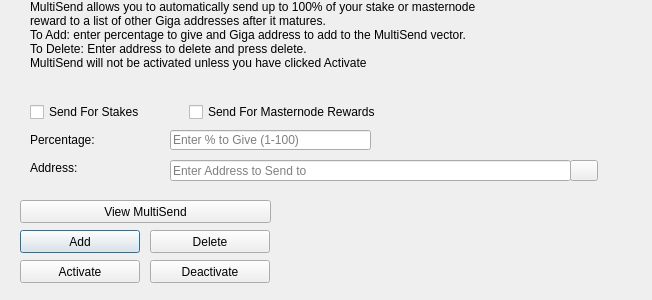
<?xml version="1.0" encoding="UTF-8"?>
<ui version="4.0">
 <class>MultiSendDialog</class>
 <widget class="QDialog" name="MultiSendDialog">
  <property name="windowModality">
   <enum>Qt::NonModal</enum>
  </property>
  <property name="geometry">
   <rect>
    <x>0</x>
    <y>0</y>
    <width>652</width>
    <height>300</height>
   </rect>
  </property>
  <property name="windowTitle">
   <string>MultiSend</string>
  </property>
  <widget class="QLineEdit" name="multiSendPercentEdit">
   <property name="geometry">
    <rect>
     <x>170</x>
     <y>130</y>
     <width>201</width>
     <height>20</height>
    </rect>
   </property>
   <property name="toolTip">
    <string>Enter whole numbers 1 - 100</string>
   </property>
   <property name="placeholderText">
    <string>Enter % to Give (1-100)</string>
   </property>
  </widget>
  <widget class="QLineEdit" name="multiSendAddressEdit">
   <property name="geometry">
    <rect>
     <x>170</x>
     <y>160</y>
     <width>401</width>
     <height>21</height>
    </rect>
   </property>
   <property name="toolTip">
    <string/>
   </property>
   <property name="placeholderText">
    <string>Enter Address to Send to</string>
   </property>
  </widget>
  <widget class="QLabel" name="label_2">
   <property name="geometry">
    <rect>
     <x>30</x>
     <y>0</y>
     <width>451</width>
     <height>121</height>
    </rect>
   </property>
   <property name="lineWidth">
    <number>1</number>
   </property>
   <property name="text">
    <string>MultiSend allows you to automatically send up to 100% of your stake or masternode reward to a list of other Giga addresses after it matures.
To Add: enter percentage to give and Giga address to add to the MultiSend vector.
To Delete: Enter address to delete and press delete.
MultiSend will not be activated unless you have clicked Activate</string>
   </property>
   <property name="alignment">
    <set>Qt::AlignLeading|Qt::AlignLeft|Qt::AlignTop</set>
   </property>
   <property name="wordWrap">
    <bool>true</bool>
   </property>
  </widget>
  <widget class="QLabel" name="message">
   <property name="geometry">
    <rect>
     <x>290</x>
     <y>200</y>
     <width>351</width>
     <height>91</height>
    </rect>
   </property>
   <property name="text">
    <string/>
   </property>
  </widget>
  <widget class="QPushButton" name="addButton">
   <property name="geometry">
    <rect>
     <x>20</x>
     <y>230</y>
     <width>120</width>
     <height>23</height>
    </rect>
   </property>
   <property name="toolTip">
    <string/>
   </property>
   <property name="statusTip">
    <string>Add to MultiSend Vector</string>
   </property>
   <property name="text">
    <string>Add</string>
   </property>
  </widget>
  <widget class="QPushButton" name="disableButton">
   <property name="geometry">
    <rect>
     <x>150</x>
     <y>260</y>
     <width>120</width>
     <height>23</height>
    </rect>
   </property>
   <property name="statusTip">
    <string>Deactivate MultiSend</string>
   </property>
   <property name="text">
    <string>Deactivate</string>
   </property>
  </widget>
  <widget class="QPushButton" name="addressBookButton">
   <property name="geometry">
    <rect>
     <x>570</x>
     <y>160</y>
     <width>28</width>
     <height>21</height>
    </rect>
   </property>
   <property name="toolTip">
    <string>Choose an address from the address book</string>
   </property>
   <property name="text">
    <string/>
   </property>
   <property name="icon">
    <iconset resource="../Giga.qrc">
     <normaloff>:/icons/address-book</normaloff>:/icons/address-book</iconset>
   </property>
   <property name="shortcut">
    <string>Alt+A</string>
   </property>
   <property name="autoDefault">
    <bool>false</bool>
   </property>
  </widget>
  <widget class="QLabel" name="label">
   <property name="geometry">
    <rect>
     <x>30</x>
     <y>130</y>
     <width>121</width>
     <height>20</height>
    </rect>
   </property>
   <property name="toolTip">
    <string>Percentage of stake to send</string>
   </property>
   <property name="text">
    <string>Percentage:</string>
   </property>
  </widget>
  <widget class="QLabel" name="label_5">
   <property name="geometry">
    <rect>
     <x>30</x>
     <y>160</y>
     <width>111</width>
     <height>16</height>
    </rect>
   </property>
   <property name="toolTip">
    <string>Address to send portion of stake to</string>
   </property>
   <property name="text">
    <string>Address:</string>
   </property>
  </widget>
  <widget class="QPushButton" name="deleteButton">
   <property name="geometry">
    <rect>
     <x>150</x>
     <y>230</y>
     <width>120</width>
     <height>23</height>
    </rect>
   </property>
   <property name="toolTip">
    <string/>
   </property>
   <property name="statusTip">
    <string>Delete Address From MultiSend Vector</string>
   </property>
   <property name="text">
    <string>Delete</string>
   </property>
  </widget>
  <widget class="QPushButton" name="activateButton">
   <property name="geometry">
    <rect>
     <x>20</x>
     <y>260</y>
     <width>120</width>
     <height>23</height>
    </rect>
   </property>
   <property name="statusTip">
    <string>Activate MultiSend</string>
   </property>
   <property name="text">
    <string>Activate</string>
   </property>
  </widget>
  <widget class="QPushButton" name="viewButton">
   <property name="geometry">
    <rect>
     <x>20</x>
     <y>200</y>
     <width>251</width>
     <height>23</height>
    </rect>
   </property>
   <property name="toolTip">
    <string/>
   </property>
   <property name="statusTip">
    <string>View MultiSend Vector</string>
   </property>
   <property name="text">
    <string>View MultiSend</string>
   </property>
  </widget>
  <widget class="QWidget" name="horizontalLayoutWidget">
   <property name="geometry">
    <rect>
     <x>30</x>
     <y>100</y>
     <width>351</width>
     <height>24</height>
    </rect>
   </property>
   <layout class="QHBoxLayout" name="horizontalLayout">
    <item>
     <widget class="QCheckBox" name="multiSendStakeCheckBox">
      <property name="text">
       <string>Send For Stakes</string>
      </property>
     </widget>
    </item>
    <item>
     <widget class="QCheckBox" name="multiSendMasternodeCheckBox">
      <property name="text">
       <string>Send For Masternode Rewards</string>
      </property>
     </widget>
    </item>
   </layout>
  </widget>
 </widget>
 <resources>
  <include location="../Giga.qrc"/>
 </resources>
 <connections/>
</ui>
